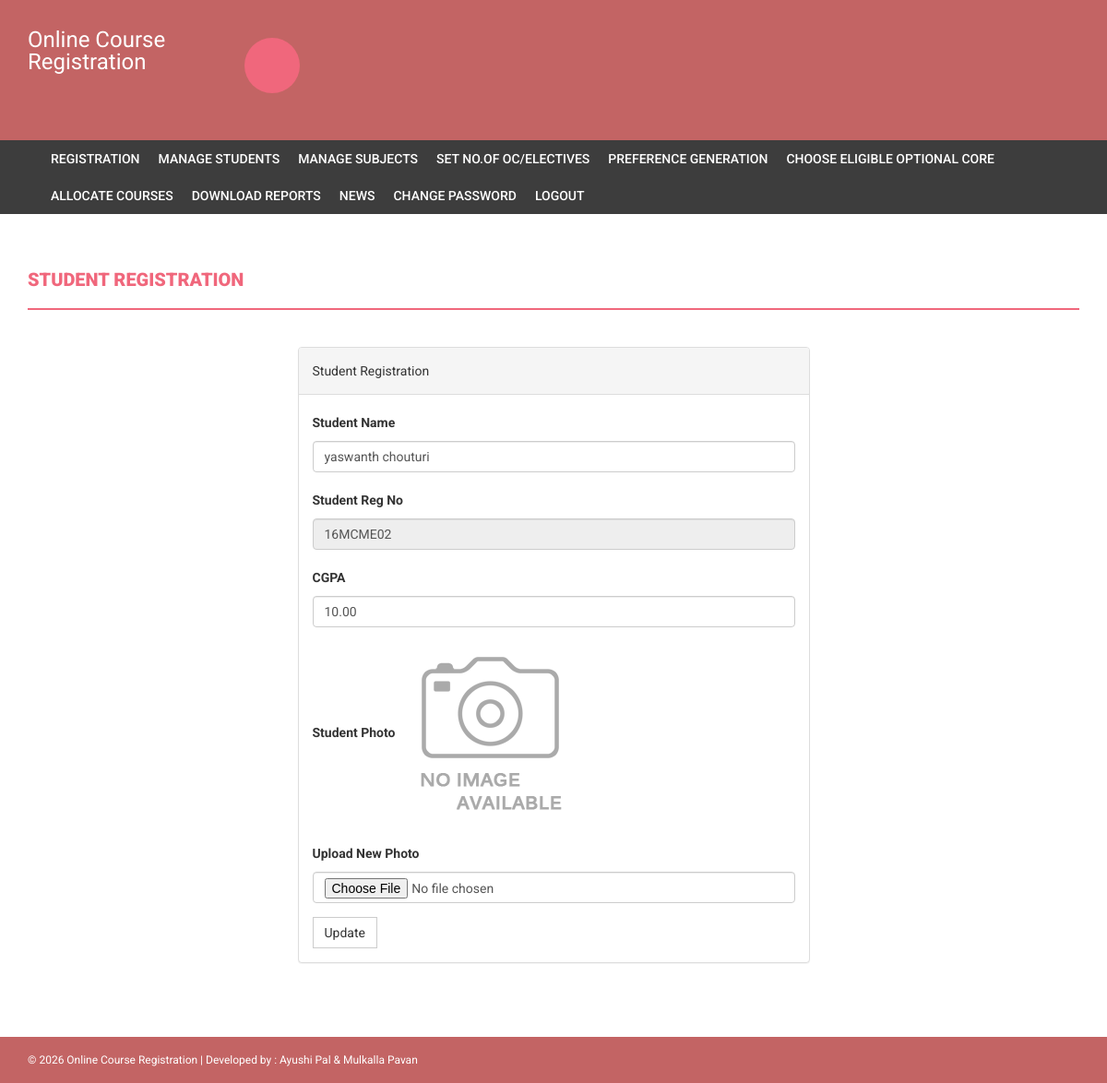
Page /onlinecourse/admin/edit-student-profile.php?id=16MCME02 (signed in) on the committed database.
### tables this page shows
CREATE TABLE `students` (
  `studentRegno` varchar(255) NOT NULL,
  `stream_id` int(11) NOT NULL,
  `studentPhoto` varchar(255) DEFAULT NULL,
  `password` varchar(255) DEFAULT NULL,
  `studentName` varchar(255) DEFAULT NULL,
  `course_name` varchar(200) NOT NULL,
  `pincode` varchar(255) DEFAULT NULL,
  `session` varchar(255) DEFAULT NULL,
  `department` varchar(255) DEFAULT NULL,
  `semester` varchar(255) DEFAULT NULL,
  `cgpa` decimal(10,2) DEFAULT NULL,
  `courses_allocated_id` int(11) NOT NULL COMMENT 'course codes',
  `enrolment_status_OptionalCore` tinyint(1) NOT NULL,
  `enrolment_status_elective` tinyint(1) NOT NULL,
  `optional_core_choice_1` varchar(50) DEFAULT NULL,
  `optional_core_choice_2` varchar(50) DEFAULT NULL,
  `optional_core_choice_3` varchar(50) DEFAULT NULL,
  `optional_core_choice_4` varchar(50) DEFAULT NULL,
  `optional_core_choice_5` varchar(50) DEFAULT NULL,
  `password_status` tinyint(1) NOT NULL DEFAULT 0,
  `ecount` int(11) NOT NULL DEFAULT 0,
  `creationdate` timestamp NULL DEFAULT current_timestamp(),
  `updationDate` varchar(255) DEFAULT NULL
);

### onlinecourse/admin/edit-student-profile.php (the view, shortened to what this page needs)
<?php
if(strlen($_SESSION['alogin'])==0)
    {
header('location:index.php');
}
else{
?>
<!DOCTYPE html>
<html xmlns="http://www.w3.org/1999/xhtml">
<head>
    <link href="../assets/css/bootstrap.css" rel="stylesheet" />
    <link href="../assets/css/font-awesome.css" rel="stylesheet" />
    <link href="../assets/css/style.css" rel="stylesheet" />
</head>
<body>
<?php include('includes/header.php');?>
<?php if($_SESSION['alogin']!="")
{
 include('includes/menubar.php');
}
 ?>
    <div class="content-wrapper">
        <div class="container">
              <div class="row">
                    <div class="col-md-12">
                        <h1 class="page-head-line">Student Registration  </h1>
                    </div>
                </div>
                <div class="row" >
                  <div class="col-md-3"></div>
                    <div class="col-md-6">
                        <div class="panel panel-default">
                        <div class="panel-heading">
                          Student Registration
                        </div>
<?php
$regid=$_GET['id'];
$sql=mysqli_query($con,"select * from students where studentRegno='$regid'");
while($row=mysqli_fetch_array($sql))
{ ?>
                        <div class="panel-body">
                       <form name="dept" method="post" enctype="multipart/form-data">
   <div class="form-group">
    <label for="studentname">Student Name  </label>
    <input type="text" class="form-control" id="studentname" name="studentname" value="<?php echo htmlentities($row['studentName']);?>"  />
  </div>
 <div class="form-group">
    <label for="studentRegno">Student Reg No   </label>
    <input type="text" class="form-control" id="studentRegno" name="studentRegno" value="<?php echo htmlentities($row['studentRegno']);?>"  placeholder="Student Reg no" readonly />
  </div>
<div class="form-group">
    <label for="CGPA">CGPA  </label>
    <input type="text" class="form-control" id="cgpa" name="cgpa"  value="<?php echo htmlentities($row['cgpa']);?>" required />
  </div>
<div class="form-group">
    <label for="studentphoto">Student Photo  </label>
   <?php if($row['studentPhoto']==""){ ?>
   <img src="../studentphoto/noimage.png" width="200" height="200"><?php } else {?>
   <img src="../studentphoto/<?php echo htmlentities($row['studentPhoto']);?>" width="200" height="200">
   <?php } ?>
  </div>
<div class="form-group">
    <label for="studentphoto">Upload New Photo  </label>
    <input type="file" class="form-control" id="photo" name="photo"  value="<?php echo htmlentities($row['studentPhoto']);?>" />
  </div>
  <?php } ?>
 <button type="submit" name="submit" id="submit" class="btn btn-default">Update</button>
</form>
                            </div>
                            </div>
                    </div>
                </div>
            </div>
        </div>
  <?php include('includes/footer.php');?>
</body>
</html>
<?php } ?>

### onlinecourse/assets/css/style.css (style rules this page uses)
body { font-family: 'Roboto', sans-serif; line-height: 30px; }
.content-wrapper { margin-top: 40px; min-height: 600px; padding-bottom: 60px; }
.page-head-line { font-weight: 900; padding-bottom: 20px; border-bottom: 2px solid #F0677C; text-transform: uppercase; color: #F0677C; font-size: 20px; margin-bottom: 40px; }
.btn { border-radius: 0px; -webkit-border-radius: 0px; -moz-border-radius: 0px; }

### rows in the picture
students: studentname "yaswanth chouturi", studentRegno "16MCME02", cgpa "10.00"
